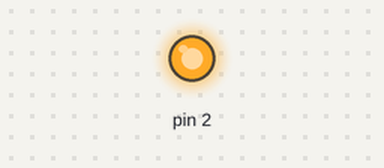
Simulated run of this sketch. Board: Arduino Uno, built with avr-gcc and run on an emulated ATmega328P. Shown: output pins drawn as LEDs (lit = HIGH). The local clock reads 2024-03-15 10:24:30 at power-on unless the sketch sets it; what the sketch prints to the serial monitor is not drawn.

Above: at 0.1 s.
Timing chart, 0 to 1.6 s (numbered marks = the images above):
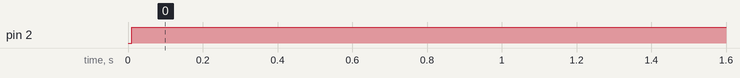

The sketch:

pompa_otomatis_p5.ino
```cpp
#include <DS3231.h>

DS3231  rtc(SDA, SCL);

void setup()
{
  pinMode(2,OUTPUT);
  Serial.begin(115200);
  rtc.begin();
  //rtc.setDOW(WEDNESDAY);     // Set Day-of-Week to SUNDAY
  //rtc.setTime(12, 0, 0);     // Set the time to 12:00:00 (24hr format)
  //rtc.setDate(1, 1, 2014);   // Set the date to January 1st, 2014
}
int n = 0;
void loop()
{
  Serial.print(rtc.getTime().hour);
  Serial.print(" - ");
  Serial.println(rtc.getTime().min);
  if(rtc.getTime().min == 10){
    if(n == 0){
      digitalWrite(2,LOW);
      delay(60000);
      n += 1;
      digitalWrite(2,HIGH);
    }
  }else{
    digitalWrite(2,HIGH);
    n = 0;
  }
}
```

Measured:
- by itself, pin 2: LOW → HIGH at 0.01 s
